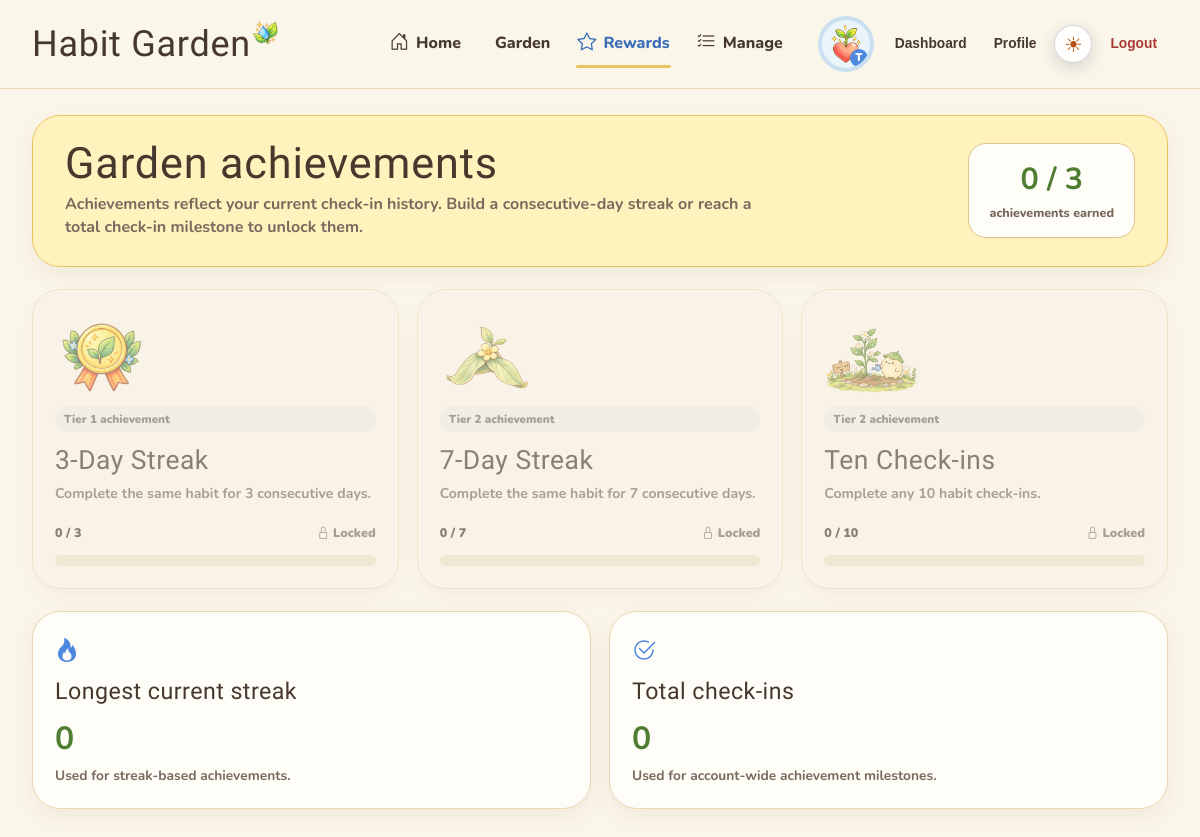
The app's page /modules/habit/rewards.php (signed in) with its own data.
### tables this page shows
CREATE TABLE `badge_types` (
  `badge_type_id` int(11) NOT NULL,
  `reward_code` varchar(50) NOT NULL,
  `reward_name` varchar(100) NOT NULL,
  `reward_description` varchar(255) NOT NULL,
  `requirement` int(10) UNSIGNED NOT NULL,
  `tree_tier` tinyint(3) UNSIGNED NOT NULL DEFAULT 1,
  `reward_type` enum('Badge','Decoration') NOT NULL,
  `slot` enum('Hat','Glasses','Clothes','Shoes','Background') DEFAULT NULL,
  `reward_asset` varchar(255) DEFAULT NULL
);

### includes/session_check.php (called while the page is built, shortened)
<?php
$logged_in_user_id = $_SESSION['user_id'];
?>

### modules/habit/habit_model.php (called while the page is built, shortened)
<?php
function habit_get_habits_by_user(
    mysqli $conn,
    int $userId,
    string $keyword = '',
    string $status = 'All',
    string $sort = 'newest'
): array {
    $allowedStatuses = ['All', 'Active', 'Paused', 'Completed', 'Archived'];
    $status = in_array($status, $allowedStatuses, true) ? $status : 'All';
    $orderSql = match ($sort) {
        'oldest' => 'h.created_at ASC, h.habit_id ASC',
        'az' => 'h.habit_name ASC, h.habit_id DESC',
        default => 'h.created_at DESC, h.habit_id DESC',
    };
    $sql = "SELECT
                h.habit_id,
                h.user_id,
                h.category_id,
                h.habit_name,
                h.habit_description,
                h.target_frequency,
                h.frequency_type,
                h.start_date,
                h.status,
                h.created_at,
                c.category_name,
                c.category_icon,
                EXISTS (
                    SELECT 1
                    FROM habit_logs hl
                    WHERE hl.habit_id = h.habit_id
                      AND hl.log_date = CURDATE()
                      AND hl.completed = 1
                ) AS completed_today
            FROM habits h
            LEFT JOIN habit_categories c ON c.category_id = h.category_id
            WHERE h.user_id = ?";
    $term = '%' . $keyword . '%';
    if ($keyword !== '' && $status !== 'All') {
        $sql .= ' AND (h.habit_name LIKE ? OR COALESCE(h.habit_description, \'\') LIKE ?) AND h.status = ?';
        $stmt = mysqli_prepare($conn, $sql . ' ORDER BY ' . $orderSql);
        if (!$stmt) {
            return [];
        }
        mysqli_stmt_bind_param($stmt, 'isss', $userId, $term, $term, $status);
    } else {
        $stmt = mysqli_prepare($conn, $sql . ' ORDER BY ' . $orderSql);
        mysqli_stmt_bind_param($stmt, 'i', $userId);
    }
    mysqli_stmt_execute($stmt);
    $rows = mysqli_fetch_all(mysqli_stmt_get_result($stmt), MYSQLI_ASSOC);
    return $rows;
}
function habit_get_longest_streak(mysqli $conn, int $userId): int
{
    $habits = habit_get_habits_by_user($conn, $userId);
    $best = 0;
    return $best;
}
function habit_get_stats(mysqli $conn, int $userId): array
{
    $stmt = mysqli_prepare(
        $conn,
        "SELECT
            COUNT(CASE WHEN h.status = 'Active' THEN 1 END) AS active_habits,
            SUM(CASE WHEN h.status = 'Active' AND EXISTS (
                SELECT 1 FROM habit_logs today_log
                WHERE today_log.habit_id = h.habit_id
                  AND today_log.log_date = CURDATE()
                  AND today_log.completed = 1
            ) THEN 1 ELSE 0 END) AS completed_today,
            (SELECT COUNT(*)
             FROM habit_logs all_logs
             INNER JOIN habits all_habits ON all_habits.habit_id = all_logs.habit_id
             WHERE all_habits.user_id = ? AND all_logs.completed = 1) AS total_checkins,
            (SELECT COUNT(DISTINCT day_logs.log_date)
             FROM habit_logs day_logs
             INNER JOIN habits day_habits ON day_habits.habit_id = day_logs.habit_id
             WHERE day_habits.user_id = ? AND day_logs.completed = 1) AS unique_days,
            (SELECT COUNT(DISTINCT week_logs.log_date)
             FROM habit_logs week_logs
             INNER JOIN habits week_habits ON week_habits.habit_id = week_logs.habit_id
             WHERE week_habits.user_id = ?
               AND week_logs.completed = 1
               AND week_logs.log_date >= DATE_SUB(CURDATE(), INTERVAL 6 DAY)) AS active_week_days
         FROM habits h
         WHERE h.user_id = ?"
    );
    mysqli_stmt_bind_param($stmt, 'iiii', $userId, $userId, $userId, $userId);
    mysqli_stmt_execute($stmt);
    $row = mysqli_fetch_assoc(mysqli_stmt_get_result($stmt)) ?: [];
    $active = (int) ($row['active_habits'] ?? 0);
    $completed = (int) ($row['completed_today'] ?? 0);
    $weekDays = (int) ($row['active_week_days'] ?? 0);
    return [
        'active_habits' => $active,
        'completed_today' => $completed,
        'today_progress' => $active > 0 ? (int) round($completed / $active * 100) : 0,
        'total_checkins' => (int) ($row['total_checkins'] ?? 0),
        'unique_days' => (int) ($row['unique_days'] ?? 0),
        'active_week_days' => $weekDays,
        'weekly_consistency' => (int) round($weekDays / 7 * 100),
        'longest_streak' => habit_get_longest_streak($conn, $userId),
    ];
}
function habit_get_reward_types(mysqli $conn): array
{
    $result = mysqli_query(
        $conn,
        "SELECT * FROM badge_types WHERE reward_type = 'Badge' ORDER BY tree_tier ASC, badge_type_id ASC"
    );
    return $result ? mysqli_fetch_all($result, MYSQLI_ASSOC) : [];
}
function habit_get_user_rewards(mysqli $conn, int $userId): array
{
    $stmt = mysqli_prepare(
        $conn,
        "SELECT hb.badge_id, hb.habit_id, hb.earned_date, bt.*
         FROM habit_badges hb
         INNER JOIN badge_types bt ON bt.badge_type_id = hb.badge_type_id
         WHERE hb.user_id = ? AND bt.reward_type = 'Badge'
         ORDER BY hb.earned_date DESC, bt.tree_tier DESC"
    );
    mysqli_stmt_bind_param($stmt, 'i', $userId);
    mysqli_stmt_execute($stmt);
    $rows = mysqli_fetch_all(mysqli_stmt_get_result($stmt), MYSQLI_ASSOC);
    return $rows;
}
function habit_get_reward_states(mysqli $conn, int $userId): array
{
    $stats = habit_get_stats($conn, $userId);
    $ownedIds = [];
    foreach (habit_get_user_rewards($conn, $userId) as $owned) {
        $ownedIds[(int) $owned['badge_type_id']] = $owned;
    }
    $states = [];
    foreach (habit_get_reward_types($conn) as $reward) {
        $code = (string) $reward['reward_code'];
        $requirement = max(1, (int) $reward['requirement']);
        $metric = str_starts_with($code, 'streak_')
            ? $stats['longest_streak']
            : $stats['total_checkins'];
        $badgeTypeId = (int) $reward['badge_type_id'];
        $unlocked = $metric >= $requirement;
        $states[] = $reward + [
            'progress' => min($metric, $requirement),
            'unlocked' => $unlocked,
            'earned_date' => $unlocked ? ($ownedIds[$badgeTypeId]['earned_date'] ?? null) : null,
        ];
    }
    return $states;
}

### modules/habit/rewards.php (the view, shortened to what this page needs)
<?php
require_once __DIR__ . '/../../includes/session_check.php';
require_once __DIR__ . '/../../config/database.php';
require_once __DIR__ . '/habit_model.php';
require_once __DIR__ . '/habit_ui.php';
$rewardStates = habit_get_reward_states($conn, (int) $logged_in_user_id);
$stats = habit_get_stats($conn, (int) $logged_in_user_id);
$earnedCount = count(array_filter($rewardStates, static fn (array $reward): bool => (bool) $reward['unlocked']));
?>
<section class="page-hero">
    <div>
        <h1>Garden achievements</h1>
        <p>Achievements reflect your current check-in history. Build a consecutive-day streak or reach a total check-in milestone to unlock them.</p>
    </div>
    <div class="hero-stat">
        <strong><?= habit_e($earnedCount) ?> / <?= habit_e(count($rewardStates)) ?></strong>
        <span>achievements earned</span>
    </div>
</section>
<?php if (!$rewardStates): ?>
    <div class="empty-state">No badge definitions were found. Add Badge records to the badge_types table to show achievements here.</div>
<?php else: ?>
    <section class="reward-grid" aria-label="All Habit Garden achievements">
        <?php foreach ($rewardStates as $reward): ?>
            <?php
            $unlocked = $reward['unlocked'];
            $requirement = max(1, (int) $reward['requirement']);
            $progress = (int) $reward['progress'];
            $percent = min(100, (int) round($progress / $requirement * 100));
            ?>
            <article class="reward-card card <?= $unlocked ? '' : 'is-locked' ?>">
                <img class="reward-art" src="<?= habit_e(habit_reward_art($reward)) ?>" alt="">
                <span class="status-chip status-chip--<?= $unlocked ? 'Active' : 'Archived' ?>">
                    Tier <?= habit_e($reward['tree_tier']) ?> achievement
                </span>
                <h2><?= habit_e($reward['reward_name']) ?></h2>
                <p><?= habit_e($reward['reward_description']) ?></p>
                <div class="reward-progress">
                    <div class="reward-progress__meta">
                        <span><?= habit_e($progress) ?> / <?= habit_e($requirement) ?></span>
                        <span class="reward-progress__state">
                            <i class="bi <?= $unlocked ? 'bi-check-circle-fill' : 'bi-lock' ?>" aria-hidden="true"></i>
                            <?= $unlocked ? 'Earned' : 'Locked' ?>
                        </span>
                    </div>
                    <div class="progress-track" aria-label="Achievement progress: <?= habit_e($percent) ?> percent">
                    </div>
                </div>
            </article>
        <?php endforeach; ?>
    </section>
<?php endif; ?>
<section class="insight-grid insight-grid--two" aria-label="Reward calculation summary">
    <article class="insight-card card">
        <i class="bi bi-fire" aria-hidden="true"></i>
        <h3>Longest current streak</h3>
        <strong><?= habit_e($stats['longest_streak']) ?></strong>
        <p>Used for streak-based achievements.</p>
    </article>
    <article class="insight-card card">
        <i class="bi bi-check2-circle" aria-hidden="true"></i>
        <h3>Total check-ins</h3>
        <strong><?= habit_e($stats['total_checkins']) ?></strong>
        <p>Used for account-wide achievement milestones.</p>
    </article>
</section>

### assets/css/theme.css (style rules this page uses)
:root { --global-theme-toggle-bg: rgba(255, 255, 255, 0.88); --global-theme-toggle-border: rgba(100, 116, 139, 0.28); --global-theme-toggle-icon: #b45309; --global-theme-toggle-hover: rgba(99, 102, 241, 0.12); --global-theme-focus: rgba(99, 102, 241, 0.4); }

### modules/habit/habit-garden.css (style rules this page uses)
:root { --paper: #fbf6ea; --paper-strong: #f5ead4; --card: #fffdf7; --ink: #47382d; --muted: #78695d; --line: #ead7af; --line-strong: #dec38c; --yellow: #fff2bd; --yellow-strong: #e9c55f; --sky: #dff2fb; --blue: #4f88df; --blue-dark: #396db8; --green: #75a24a; --green-dark: #4f7d32; --green-soft: #edf6df; --danger: #b95749; --danger-soft: #fff0ed; --shadow: 0 8px 22px rgba(112, 83, 42, .08); --radius-lg: 28px; --radius-md: 20px; --radius-sm: 14px; }
* { box-sizing: border-box; }
body { margin: 0; min-height: 100vh; color: var(--ink); background: var(--paper); font-family: "Nunito", "Segoe UI", sans-serif; font-size: 16px; line-height: 1.45; }
img { max-width: 100%; }
h1, h2, h3, .brand, .handwritten { margin-top: 0; font-family: "Patrick Hand", "Segoe Print", cursive; font-weight: 400; letter-spacing: .02em; }
.card { border: 1.5px solid var(--line); border-radius: var(--radius-lg); background: var(--card); box-shadow: var(--shadow); }
.progress-track { height: 11px; margin-top: 12px; overflow: hidden; border-radius: 99px; background: #eadfc9; }
.status-chip { display: inline-flex; padding: 5px 9px; border-radius: 99px; font-size: .72rem; font-weight: 900; }
.status-chip--Archived { color: #746d65; background: #eeeae5; }
.page-hero { display: flex; align-items: center; justify-content: space-between; gap: 25px; padding: 26px 32px; border: 1.5px solid var(--yellow-strong); border-radius: var(--radius-lg); background: var(--yellow); box-shadow: var(--shadow); }
.page-hero h1 { margin: 0; font-size: 2.7rem; line-height: 1; }
.page-hero p { max-width: 720px; margin: 8px 0 0; color: var(--muted); font-weight: 700; }
.hero-stat { min-width: 145px; padding: 13px 20px; border: 1px solid var(--line-strong); border-radius: 18px; background: #fffdf7; text-align: center; }
.hero-stat strong { display: block; color: var(--green-dark); font-size: 1.9rem; }
.hero-stat span { color: var(--muted); font-size: .78rem; font-weight: 800; }
.insight-grid { display: grid; grid-template-columns: repeat(3, 1fr); gap: 18px; margin-top: 22px; }
.insight-grid--two { grid-template-columns: repeat(2, minmax(0, 1fr)); }
.insight-card { padding: 22px; }
.insight-card i { color: var(--blue); font-size: 1.5rem; }
.insight-card strong { display: block; margin: 7px 0 2px; color: var(--green-dark); font-size: 2rem; }
.insight-card h3 { margin: 7px 0 0; font-size: 1.45rem; }
.insight-card p { margin: 4px 0 0; color: var(--muted); font-size: .86rem; font-weight: 700; }
.reward-grid { display: grid; grid-template-columns: repeat(3, 1fr); gap: 18px; margin-top: 22px; }
.reward-card { min-height: 300px; display: flex; flex-direction: column; padding: 22px; }
.reward-card.is-locked { opacity: .62; background: #f7f1e6; }
.reward-art { width: 94px; height: 94px; object-fit: contain; }
.reward-card h2 { margin: 9px 0 4px; font-size: 1.65rem; }
.reward-card p { margin: 0; color: var(--muted); font-size: .88rem; font-weight: 700; }
.reward-progress { margin-top: auto; padding-top: 18px; }
.reward-progress__meta { display: flex; justify-content: space-between; gap: 12px; margin-bottom: 7px; font-size: .78rem; font-weight: 900; }
.reward-progress__state { color: var(--green-dark); }
.reward-card.is-locked .reward-progress__state { color: var(--muted); }

### records on screen
badge_types: shows a picture, tree_tier "1", reward_name "3-Day Streak", reward_description "Complete the same habit for 3 consecutive days.", progress "0", requirement "3"
badge_types: shows a picture, tree_tier "2", reward_name "7-Day Streak", reward_description "Complete the same habit for 7 consecutive days.", progress "0", requirement "7"
badge_types: shows a picture, tree_tier "2", reward_name "Ten Check-ins", reward_description "Complete any 10 habit check-ins.", progress "0", requirement "10", requirement "0"

### other values on screen
habit_e($page['label']) "Home"
habit_e($page['label']) "Garden"
habit_e($page['label']) "Rewards"
habit_e($page['label']) "Manage"
habit_e(strtoupper(substr(habit_current_user_name(), 0, 1))) "T"
habit_e($earnedCount) "0"
habit_e(count($rewardStates)) "3"
habit_e($stats['total_checkins']) "0"
